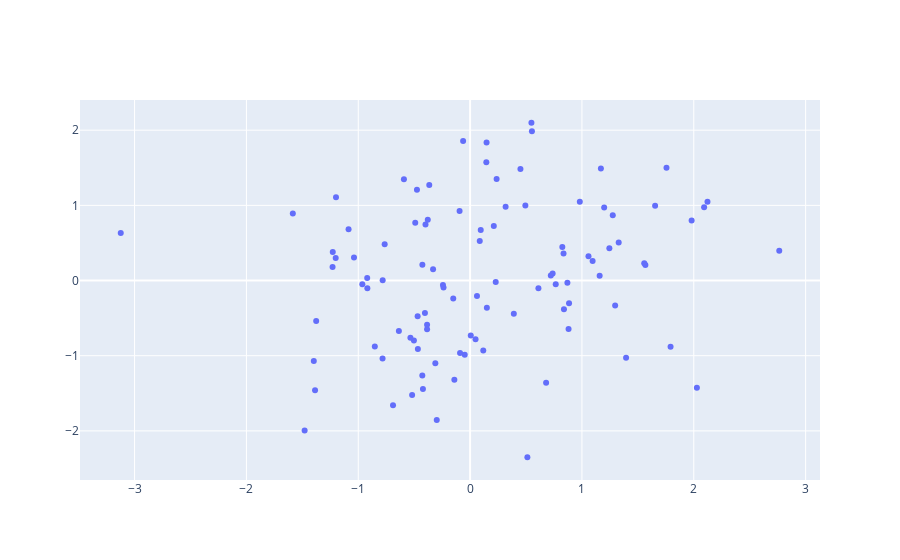

Notebook code for this chart:
### Code cell
#Plotando um grafico usando Plotly - iplot

dados = go.Scatter(x = dfAleatorio['A'], y = dfAleatorio['B'], mode = 'markers')
grafico = [dados]
py.iplot(grafico)
